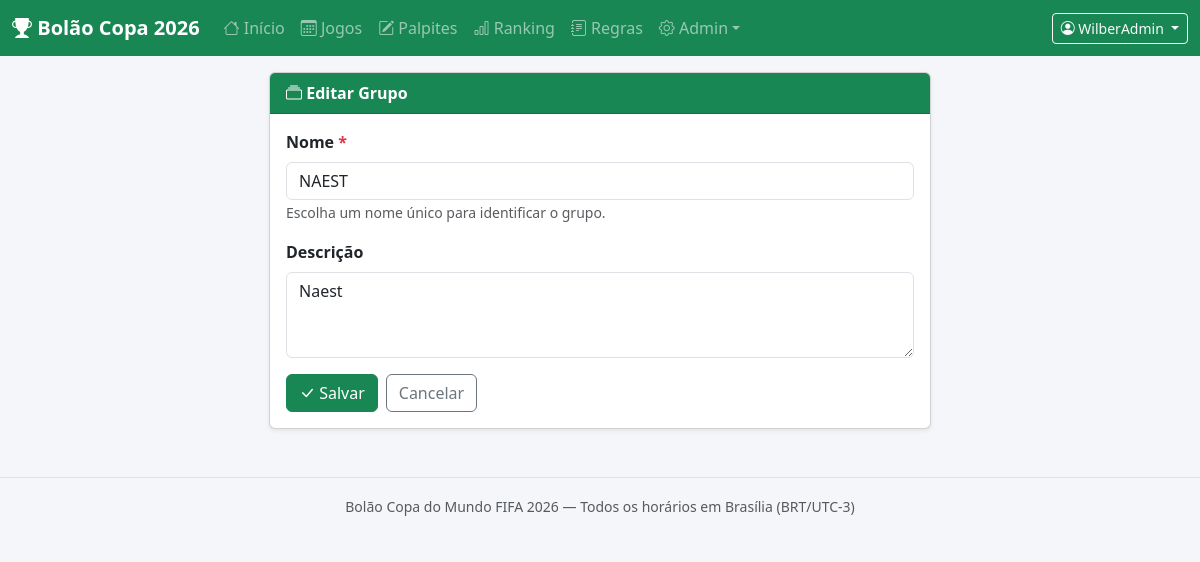
Screenshot of /grupos/1/editar (signed in) with the database file from the repository.
### models.py (models this page shows, shortened)
class User(db.Model):
    __tablename__ = "users"
    id = db.Column(db.Integer, primary_key=True)
    nome = db.Column(db.String(100), nullable=False)
    email = db.Column(db.String(100), nullable=False, unique=True)
    apelido = db.Column(db.String(50))
    senha_hash = db.Column(db.String(255), nullable=False)
    grupo_id = db.Column(db.Integer, db.ForeignKey("grupos.id"))
    eh_admin = db.Column(db.Boolean, default=False)
    ativo = db.Column(db.Boolean, default=True)
    created_at = db.Column(db.DateTime, default=datetime.utcnow)
    updated_at = db.Column(db.DateTime, default=datetime.utcnow, onupdate=datetime.utcnow)

class Grupo(db.Model):
    __tablename__ = "grupos"
    id = db.Column(db.Integer, primary_key=True)
    nome = db.Column(db.String(100), nullable=False, unique=True)
    descricao = db.Column(db.Text)
    criado_por_id = db.Column(db.Integer, db.ForeignKey("users.id"))
    created_at = db.Column(db.DateTime, default=datetime.utcnow)
    updated_at = db.Column(db.DateTime, default=datetime.utcnow, onupdate=datetime.utcnow)
    criado_por = db.relationship("User", backref="grupos_criados", foreign_keys=[criado_por_id])
    usuarios = db.relationship("User", backref="grupo", foreign_keys="User.grupo_id")

### app.py (the view, shortened to what this page needs)
@app.route("/grupos/<int:gid>/editar", methods=["GET", "POST"])
@admin_required
def editar_grupo(gid):
    grupo = Grupo.query.get_or_404(gid)
    return render_template("admin/grupos_form.html", grupo=grupo)

### app.py (called while the page is built)
@app.before_request
def load_logged_in_user():
    user_id = session.get("user_id")
    if user_id is None:
        g.user = None
    else:
        g.user = User.query.get(user_id)

def admin_required(f):
    @wraps(f)
    def decorated_function(*args, **kwargs):
        if g.user is None or not g.user.eh_admin:
            flash("Acesso restrito a administradores.", "danger")
            return redirect(url_for("dashboard"))
        return f(*args, **kwargs)
    return decorated_function

@app.before_request
def init_db():
    pass

def agora_br():
    return datetime.now(BR_TZ)

@app.context_processor
def inject_globals():
    grupos = Grupo.query.order_by(Grupo.nome).all() if g.user else []
    grupos_dropdown = [g for g in grupos]
    return dict(
        user=g.user,
        grupos_dropdown=grupos_dropdown,
        agora_br=agora_br(),
    )

### templates/admin/grupos_form.html (shortened to what this page needs)
{% extends "base.html" %}
{% block content %}
<div class="row justify-content-center">
  <div class="col-md-7">
    <div class="card shadow-sm">
      <div class="card-header bg-success text-white fw-bold">
        <i class="bi bi-collection"></i>
        {{ 'Editar Grupo' if grupo else 'Novo Grupo' }}
      </div>
      <div class="card-body">
        <form method="post">
          <div class="mb-3">
            <label class="form-label fw-bold">Nome <span class="text-danger">*</span></label>
            <input type="text" name="nome" class="form-control" required
                   value="{{ grupo.nome if grupo else '' }}">
            <small class="text-muted">Escolha um nome único para identificar o grupo.</small>
          </div>
          <div class="mb-3">
            <label class="form-label fw-bold">Descrição</label>
            <textarea name="descricao" class="form-control" rows="3"
                      placeholder="ex: Grupo de amigos da empresa...">{{ grupo.descricao if grupo else '' }}</textarea>
          </div>
          <div class="d-flex gap-2">
            <button type="submit" class="btn btn-success"><i class="bi bi-check-lg"></i> Salvar</button>
            <a href="{{ url_for('listar_grupos') }}" class="btn btn-outline-secondary">Cancelar</a>
          </div>
        </form>
      </div>
    </div>
  </div>
</div>
{% endblock %}

### templates/base.html (shortened to what this page needs)
<!DOCTYPE html>
<html lang="pt-BR">
<head>
  <link rel="stylesheet" href="https://cdn.jsdelivr.net/npm/bootstrap@5.3.2/dist/css/bootstrap.min.css">
  <link rel="stylesheet" href="https://cdn.jsdelivr.net/npm/bootstrap-icons@1.11.3/font/bootstrap-icons.css">
  <link rel="stylesheet" href="{{ url_for('static', filename='css/style.css') }}">
</head>
<body>
<nav class="navbar navbar-expand-lg navbar-dark bg-success">
  <div class="container-fluid">
    <a class="navbar-brand fw-bold" href="{% if user %}{{ url_for('dashboard') }}{% else %}{{ url_for('login') }}{% endif %}">
      <i class="bi bi-trophy-fill"></i> Bolão Copa 2026
    </a>
    <div class="collapse navbar-collapse" id="navMenu">
      <ul class="navbar-nav me-auto">
        {% if user %}
        <li class="nav-item"><a class="nav-link" href="{{ url_for('dashboard') }}"><i class="bi bi-house"></i> Início</a></li>
        <li class="nav-item"><a class="nav-link" href="{{ url_for('listar_jogos') }}"><i class="bi bi-calendar3"></i> Jogos</a></li>
        <li class="nav-item"><a class="nav-link" href="{{ url_for('palpites') }}"><i class="bi bi-pencil-square"></i> Palpites</a></li>
        <li class="nav-item"><a class="nav-link" href="{{ url_for('ranking_geral') }}"><i class="bi bi-bar-chart"></i> Ranking</a></li>
         <li class="nav-item"><a class="nav-link" href="{{ url_for('regras') }}"><i class="bi bi-journal-text"></i> Regras</a></li>
        {% if user.eh_admin %}
          <li class="nav-item dropdown">
            <a class="nav-link dropdown-toggle" href="#" data-bs-toggle="dropdown"><i class="bi bi-gear"></i> Admin</a>
          </li>
        {% endif %}
        {% endif %}
      </ul>
      <div class="d-flex align-items-center gap-2">
        {% if user %}
          <div class="dropdown">
            <button class="btn btn-outline-light btn-sm dropdown-toggle" data-bs-toggle="dropdown">
              <i class="bi bi-person-circle"></i> {{ user.apelido or user.nome }}
            </button>
          </div>
        {% else %}
          <a href="{{ url_for('login') }}" class="btn btn-outline-light btn-sm">Login</a>
          <a href="{{ url_for('registro') }}" class="btn btn-light btn-sm">Cadastro</a>
        {% endif %}
      </div>
    </div>
  </div>
</nav>
<div class="container-fluid mt-3 px-4">
  {% block content %}{% endblock %}
</div>
<footer class="text-center text-muted py-3 mt-5 border-top">
  <small>Bolão Copa do Mundo FIFA 2026 &mdash; Todos os horários em Brasília (BRT/UTC-3)</small>
</footer>
</body>
</html>

### static/css/style.css (style rules this page uses)
:root { --bs-success: #1a7f3c; }
body { background: #f4f6f9; }

### rows the page displays
User: apelido "WilberAdmin"
Grupo: nome "NAEST", descricao "Naest"

### other values shown
{{ 'Editar Grupo' if grupo else 'Novo Grupo' }} "Editar Grupo"
